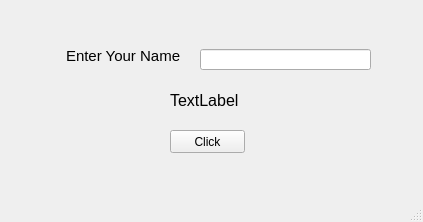
<?xml version="1.0" encoding="UTF-8"?>
<ui version="4.0">
 <class>MainWindow</class>
 <widget class="QMainWindow" name="MainWindow">
  <property name="geometry">
   <rect>
    <x>0</x>
    <y>0</y>
    <width>423</width>
    <height>222</height>
   </rect>
  </property>
  <property name="windowTitle">
   <string>MainWindow</string>
  </property>
  <widget class="QWidget" name="centralwidget">
   <widget class="QLabel" name="label">
    <property name="geometry">
     <rect>
      <x>66</x>
      <y>40</y>
      <width>121</width>
      <height>31</height>
     </rect>
    </property>
    <property name="font">
     <font>
      <pointsize>11</pointsize>
     </font>
    </property>
    <property name="text">
     <string>Enter Your Name</string>
    </property>
   </widget>
   <widget class="QLineEdit" name="lineEditName">
    <property name="geometry">
     <rect>
      <x>200</x>
      <y>49</y>
      <width>171</width>
      <height>21</height>
     </rect>
    </property>
   </widget>
   <widget class="QLabel" name="labelResponse">
    <property name="geometry">
     <rect>
      <x>170</x>
      <y>90</y>
      <width>71</width>
      <height>20</height>
     </rect>
    </property>
    <property name="font">
     <font>
      <pointsize>12</pointsize>
     </font>
    </property>
    <property name="text">
     <string>TextLabel</string>
    </property>
   </widget>
   <widget class="QPushButton" name="ButtonClickMe">
    <property name="geometry">
     <rect>
      <x>170</x>
      <y>130</y>
      <width>75</width>
      <height>23</height>
     </rect>
    </property>
    <property name="text">
     <string>Click</string>
    </property>
   </widget>
  </widget>
  <widget class="QMenuBar" name="menubar">
   <property name="geometry">
    <rect>
     <x>0</x>
     <y>0</y>
     <width>423</width>
     <height>21</height>
    </rect>
   </property>
  </widget>
  <widget class="QStatusBar" name="statusbar"/>
 </widget>
 <resources/>
 <connections/>
</ui>
